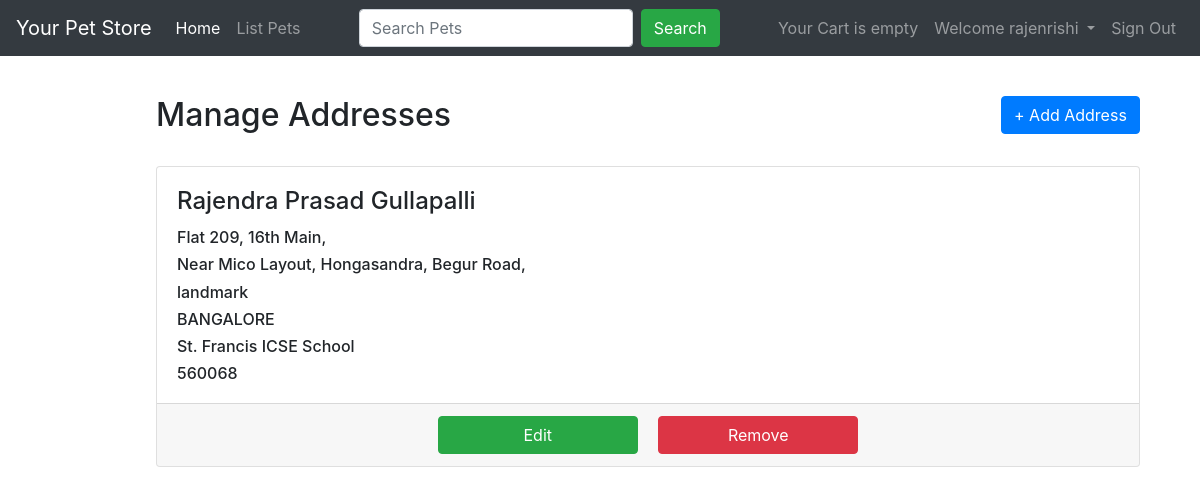
The app's page /list-addresses (signed in) with its own data.
### petsapp/models.py (models this page shows)
class ShippingAddress(models.Model):
    customer = models.ForeignKey(Customer, on_delete=models.CASCADE, null=True)
    building_name = models.CharField(max_length=200, null=False)
    street = models.CharField(max_length=200, null=False)
    landmark = models.CharField(max_length=200, blank=True, null=True)
    city = models.CharField(max_length=30, null=False)
    state = models.CharField(max_length=30, null=False)
    zipcode = models.CharField(max_length=6, null=False)
    date_added = models.DateTimeField(auto_now_add=True)

### petsapp/views.py (the view)
# urls.py: path('list-addresses', views.list_addresses, name='list_addresses'),
def list_addresses(request):
    template_name = "address.html"
    addr_list = ShippingAddress.objects.filter(customer__user__id=request.user.id)
    context = {
        'addr_list': addr_list
    }
    return render(request, template_name, context=context)

### petsapp/templates/address.html
{% extends 'base.html' %}
{% block list_addresses %}
<div class="container">
    <div class="row justify-content-evenly">
        <div class="col-10">
            <h2>Manage Addresses</h2>
        </div>
        <div class="col-2">
            <a href="{% url 'add_address' %}" class="btn btn-primary">+ Add Address</a>
        </div>
    </div>
    <div class="row mt-2">
        {% for addr in addr_list %}
        <div class="col-12 mt-3">
            <div class="card">
                <div class="card-body">
                    <h4 class="card-title">{{ request.user.get_full_name }}</h4>
                    <h6 class="card-text"> {{ addr.building_name }}</h6>
                    <h6 class="card-text"> {{ addr.street }}</h6>
                    <h6 class="card-text"> {{ addr.landmark }}</h6>
                    <h6 class="card-text"> {{ addr.city }}</h6>
                    <h6 class="card-text"> {{ addr.state }}</h6>
                    <h6 class="card-text"> {{ addr.zipcode }}</h6>
                </div>
                <div class="card-footer text-center">
                    <button style="width:200px;" class="btn btn-success mr-3" type="button" id="edit">Edit</button>
                    <button style="width:200px;" class="btn btn-danger" type="button" id="remove">Remove</button>
                </div>
            </div>
        </div>
        {% endfor %}
    </div>
</div>
{% endblock %}

### petsapp/templates/base.html (shortened to what this page needs)
<!DOCTYPE html>
<html lang="en" dir="ltr">
    <head>
    <link rel="stylesheet" href="https://maxcdn.bootstrapcdn.com/font-awesome/4.7.0/css/font-awesome.min.css">
    <link rel="stylesheet" href="https://cdn.jsdelivr.net/npm/bootstrap@4.6.1/dist/css/bootstrap.min.css">
    <link rel="stylesheet" href="https://allyoucan.cloud/cdn/icofont/1.0.1/icofont.css">
    </head>
    <body>
        <div class="container-fluid md-5">
            <nav class="navbar navbar-expand-md bg-dark navbar-dark fixed-top">
                <a href="#" class="navbar-brand">Your Pet Store</a>
                <div class="collapse navbar-collapse justify-content-between" id="navbarCollapse">
                    <div class="navbar-nav">
                        <a href="{% url 'list_pets' %}" class="nav-item nav-link active">Home</a>
                        <a href="{% url 'list_pets' %}" class="nav-item nav-link">List Pets</a>
                    </div>
                    <div class="navbar-nav">
                        <form action="{% url 'search_pets' %}" method="get" class="d-flex">
                            <input id="q" name="q" class="form-control me-2" type="search" placeholder="Search Pets">
                            <button class="ml-2 btn btn-success" type="submit">Search</button>
                        </form>
                    </div>
                    <div class="navbar-nav">
                        <div class="nav-item nav-link">
                        {% with total_items=cart|length %}
                            {% if total_items > 0 %}
                                Your Cart:&nbsp
                                <a href="{% url 'cart_items' %}">
                                    {{total_items}} Item{{total_items|pluralize}}&nbsp
                                    Rs {{ total_price }}
                                </a>
                            {% else %}
                                Your Cart is empty
                            {% endif %}
                        {% endwith %}
                        </div>
                        {% if request.user.is_authenticated %}
                            <div class="nav-item dropdown">
                                <a class="nav-link dropdown-toggle" href="#" id="navbarDropdown" role="button" data-toggle="dropdown" aria-haspopup="true" aria-expanded="false">
                                Welcome {{ request.user }}
                                </a>
                            </div>
                            <a href="{% url 'logout' %}" class="nav-item nav-link">  Sign Out   </a>
                        {% else %}
                            <a href="{% url 'register' %}" class="nav-item nav-link"> Sign Up</a>
                            <a href="{% url 'login' %}" class="nav-item nav-link">  Sign In   </a>
                        {% endif %}
                    </div>
                </div>
            </nav>
        </div>
        <div class="container p-5">
        <div>
        <div class="container m-5">
            {% block list_addresses %}
            {% endblock %}
        </div>
    </body>
</html>

### records on screen
ShippingAddress: building_name "Flat 209, 16th Main,", street "Near Mico Layout, Hongasandra, Begur Road,", landmark "landmark", city "BANGALORE", state "St. Francis ICSE School", zipcode "560068"

### other values on screen
{{ request.user }} "rajenrishi"
{{ request.user.get_full_name }} "Rajendra Prasad Gullapalli"
